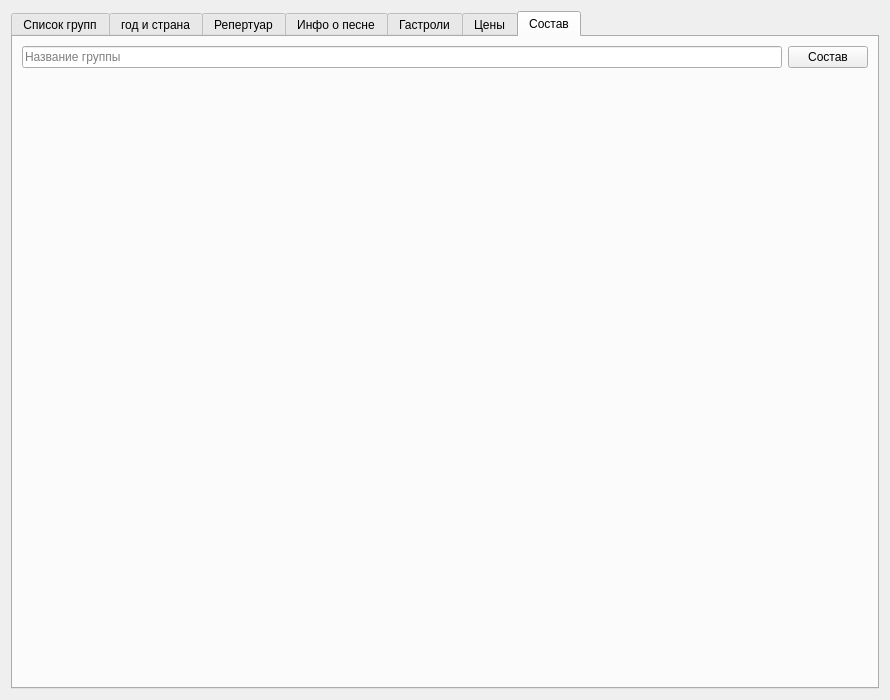
<?xml version="1.0" encoding="UTF-8"?>
<ui version="4.0">
 <class>Manager</class>
 <widget class="QDialog" name="Manager">
  <property name="geometry">
   <rect>
    <x>0</x>
    <y>0</y>
    <width>890</width>
    <height>700</height>
   </rect>
  </property>
  <property name="windowTitle">
   <string>Менеджер</string>
  </property>
  <layout class="QVBoxLayout" name="verticalLayout_2">
   <item>
    <widget class="QTabWidget" name="tabWidget">
     <property name="tabPosition">
      <enum>QTabWidget::North</enum>
     </property>
     <property name="tabShape">
      <enum>QTabWidget::Rounded</enum>
     </property>
     <property name="currentIndex">
      <number>6</number>
     </property>
     <widget class="QWidget" name="tab1">
      <attribute name="title">
       <string>Список групп</string>
      </attribute>
      <layout class="QVBoxLayout" name="verticalLayout_3">
       <item>
        <widget class="QTableWidget" name="TW_table">
         <property name="horizontalScrollBarPolicy">
          <enum>Qt::ScrollBarAlwaysOff</enum>
         </property>
         <column>
          <property name="text">
           <string>Название</string>
          </property>
         </column>
         <column>
          <property name="text">
           <string>Год</string>
          </property>
         </column>
         <column>
          <property name="text">
           <string>Город</string>
          </property>
         </column>
         <column>
          <property name="text">
           <string>Участники</string>
          </property>
         </column>
         <column>
          <property name="text">
           <string>Положение в хит-параде</string>
          </property>
         </column>
        </widget>
       </item>
      </layout>
     </widget>
     <widget class="QWidget" name="tab2">
      <attribute name="title">
       <string>год и страна</string>
      </attribute>
      <layout class="QVBoxLayout" name="verticalLayout_4">
       <item>
        <layout class="QHBoxLayout" name="horizontalLayout">
         <item>
          <widget class="QLineEdit" name="LE_2_name">
           <property name="placeholderText">
            <string>Название группы</string>
           </property>
          </widget>
         </item>
         <item>
          <widget class="QPushButton" name="PB_2_year_cnt">
           <property name="text">
            <string>Найти год и страну</string>
           </property>
          </widget>
         </item>
        </layout>
       </item>
       <item>
        <widget class="QLabel" name="L_2_text">
         <property name="text">
          <string/>
         </property>
         <property name="alignment">
          <set>Qt::AlignLeading|Qt::AlignLeft|Qt::AlignTop</set>
         </property>
        </widget>
       </item>
      </layout>
     </widget>
     <widget class="QWidget" name="tab3">
      <attribute name="title">
       <string>Репертуар</string>
      </attribute>
      <layout class="QVBoxLayout" name="verticalLayout">
       <item>
        <widget class="QPushButton" name="PB_3_popular">
         <property name="text">
          <string>Получить репертуар самой популярной группы</string>
         </property>
        </widget>
       </item>
       <item>
        <widget class="QLabel" name="L_3_text">
         <property name="text">
          <string/>
         </property>
         <property name="alignment">
          <set>Qt::AlignLeading|Qt::AlignLeft|Qt::AlignTop</set>
         </property>
        </widget>
       </item>
      </layout>
     </widget>
     <widget class="QWidget" name="tab4">
      <attribute name="title">
       <string>Инфо о песне</string>
      </attribute>
      <layout class="QVBoxLayout" name="verticalLayout_5">
       <item>
        <layout class="QHBoxLayout" name="horizontalLayout_2">
         <item>
          <widget class="QLineEdit" name="LE_4_name">
           <property name="placeholderText">
            <string>Название песни</string>
           </property>
          </widget>
         </item>
         <item>
          <widget class="QPushButton" name="PB_4_info">
           <property name="text">
            <string>Получить информацию</string>
           </property>
          </widget>
         </item>
        </layout>
       </item>
       <item>
        <widget class="QLabel" name="L_4_text">
         <property name="text">
          <string/>
         </property>
         <property name="alignment">
          <set>Qt::AlignLeading|Qt::AlignLeft|Qt::AlignTop</set>
         </property>
        </widget>
       </item>
      </layout>
     </widget>
     <widget class="QWidget" name="tab5">
      <attribute name="title">
       <string>Гастроли</string>
      </attribute>
      <layout class="QVBoxLayout" name="verticalLayout_6">
       <item>
        <layout class="QHBoxLayout" name="horizontalLayout_3">
         <item>
          <widget class="QLineEdit" name="LE_5_name">
           <property name="placeholderText">
            <string>Название группы</string>
           </property>
          </widget>
         </item>
         <item>
          <widget class="QPushButton" name="PB_5_tour">
           <property name="text">
            <string>Найти гастроли</string>
           </property>
          </widget>
         </item>
        </layout>
       </item>
       <item>
        <widget class="QLabel" name="L_5_text">
         <property name="text">
          <string/>
         </property>
         <property name="alignment">
          <set>Qt::AlignLeading|Qt::AlignLeft|Qt::AlignTop</set>
         </property>
        </widget>
       </item>
      </layout>
     </widget>
     <widget class="QWidget" name="tab6">
      <attribute name="title">
       <string>Цены</string>
      </attribute>
      <layout class="QVBoxLayout" name="verticalLayout_7">
       <item>
        <layout class="QHBoxLayout" name="horizontalLayout_4">
         <item>
          <widget class="QLineEdit" name="LE_6_name">
           <property name="placeholderText">
            <string>Название группы</string>
           </property>
          </widget>
         </item>
         <item>
          <widget class="QPushButton" name="PB_6_price">
           <property name="text">
            <string>Цена за билет</string>
           </property>
          </widget>
         </item>
        </layout>
       </item>
       <item>
        <widget class="QLabel" name="L_6_text">
         <property name="text">
          <string/>
         </property>
         <property name="alignment">
          <set>Qt::AlignLeading|Qt::AlignLeft|Qt::AlignTop</set>
         </property>
        </widget>
       </item>
      </layout>
     </widget>
     <widget class="QWidget" name="tab7">
      <attribute name="title">
       <string>Состав</string>
      </attribute>
      <layout class="QVBoxLayout" name="verticalLayout_8">
       <item>
        <layout class="QHBoxLayout" name="horizontalLayout_5">
         <item>
          <widget class="QLineEdit" name="LE_7_name">
           <property name="placeholderText">
            <string>Название группы</string>
           </property>
          </widget>
         </item>
         <item>
          <widget class="QPushButton" name="PB_7_mem">
           <property name="text">
            <string>Состав</string>
           </property>
          </widget>
         </item>
        </layout>
       </item>
       <item>
        <widget class="QLabel" name="L_7_text">
         <property name="text">
          <string/>
         </property>
         <property name="alignment">
          <set>Qt::AlignLeading|Qt::AlignLeft|Qt::AlignTop</set>
         </property>
        </widget>
       </item>
      </layout>
     </widget>
    </widget>
   </item>
  </layout>
 </widget>
 <resources/>
 <connections/>
</ui>
